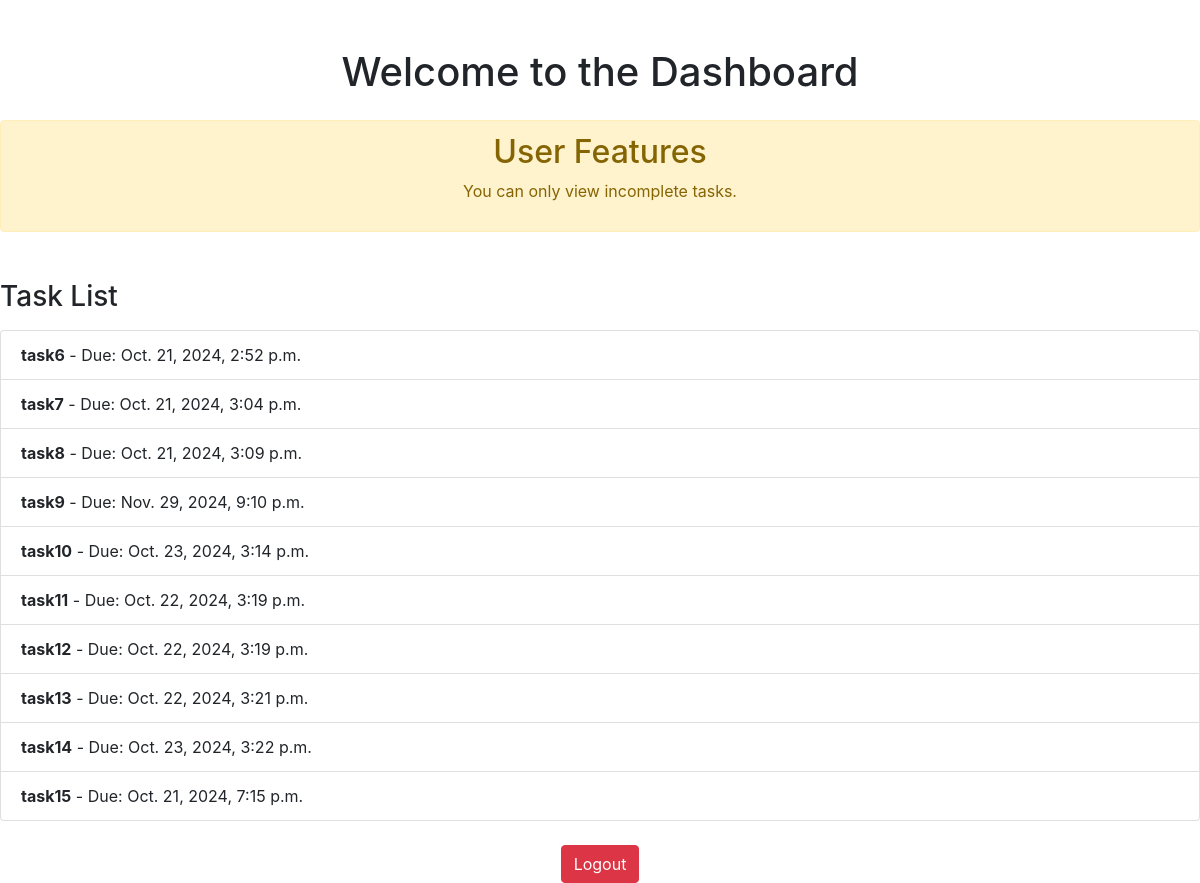
The app's page / (signed in) with its own data.
### tasks/models.py (models this page shows, shortened)
class Task(models.Model):
    task_name = models.CharField(max_length=255)
    due_date = models.DateTimeField()
    is_completed = models.BooleanField(default=False)
    created_by = models.ForeignKey(User, on_delete=models.CASCADE)

### tasks/views.py (the view)
# urls.py: path('', dashboard,name='dashboard'),
def dashboard(request):
    if 'user_id' not in request.session:
        return redirect('login')
    privileges = request.session.get('privileges')
    if privileges == 'admin':
        tasks = Task.objects.all()
    else:
        tasks = Task.objects.filter(is_completed=False)
    notifications = Notification.objects.filter(user__user_id=request.session['user_id'], seen=False)
    context = {
        'tasks': tasks,
        'privileges': privileges,
        'notifications': notifications,  # Include notifications in the context
    }
    return render(request, 'dashboard.html', context)

### templates/dashboard.html (shortened to what this page needs)
<!DOCTYPE html>
<html lang="en">
<head>
    <link href="https://stackpath.bootstrapcdn.com/bootstrap/4.5.2/css/bootstrap.min.css" rel="stylesheet">
</head>
<body>
        <h1 class="text-center">Welcome to the Dashboard</h1>
        {% if privileges == 'admin' %}
            <div class="alert alert-info text-center mt-4">
                <h2>Admin Features</h2>
                <p>You can view and manage all tasks.</p>
            </div>
            <div class="card mt-4">
                <div class="card-header bg-primary text-white">
                    <h4>Create a New Task</h4>
                </div>
                <div class="card-body">
                    <form method="POST" action="{% url 'create_task' %}">
                        {% csrf_token %}
                        <div class="form-group">
                            <label for="task_name">Task Name:</label>
                            <input type="text" class="form-control" name="task_name" placeholder="Enter task name" required>
                        </div>
                        <div class="form-group">
                            <label for="due_date">Due Date:</label>
                            <input type="datetime-local" class="form-control" name="due_date" required>
                        </div>
                        <button type="submit" class="btn btn-success btn-block">Create Task</button>
                    </form>
                </div>
            </div>
        {% else %}
            <div class="alert alert-warning text-center mt-4">
                <h2>User Features</h2>
                <p>You can only view incomplete tasks.</p>
            </div>
        {% endif %}
        <h3 class="mt-5">Task List</h3>
        <ul class="list-group mt-3">
            {% for task in tasks %}
                <li class="list-group-item">
                    <strong>{{ task.task_name }}</strong> - Due: {{ task.due_date }}
                </li>
            {% endfor %}
        </ul>
        <div class="mt-4 text-center">
            <a href="{% url 'logout' %}" class="btn btn-danger">Logout</a>
        </div>
</body>
</html>

### records on screen
Task: task_name "task6", due_date "Oct. 21, 2024, 2:52 p.m."
Task: task_name "task7", due_date "Oct. 21, 2024, 3:04 p.m."
Task: task_name "task8", due_date "Oct. 21, 2024, 3:09 p.m."
Task: task_name "task9", due_date "Nov. 29, 2024, 9:10 p.m."
Task: task_name "task10", due_date "Oct. 23, 2024, 3:14 p.m."
Task: task_name "task11", due_date "Oct. 22, 2024, 3:19 p.m."
Task: task_name "task12", due_date "Oct. 22, 2024, 3:19 p.m."
Task: task_name "task13", due_date "Oct. 22, 2024, 3:21 p.m."
Task: task_name "task14", due_date "Oct. 23, 2024, 3:22 p.m."
Task: task_name "task15", due_date "Oct. 21, 2024, 7:15 p.m."
